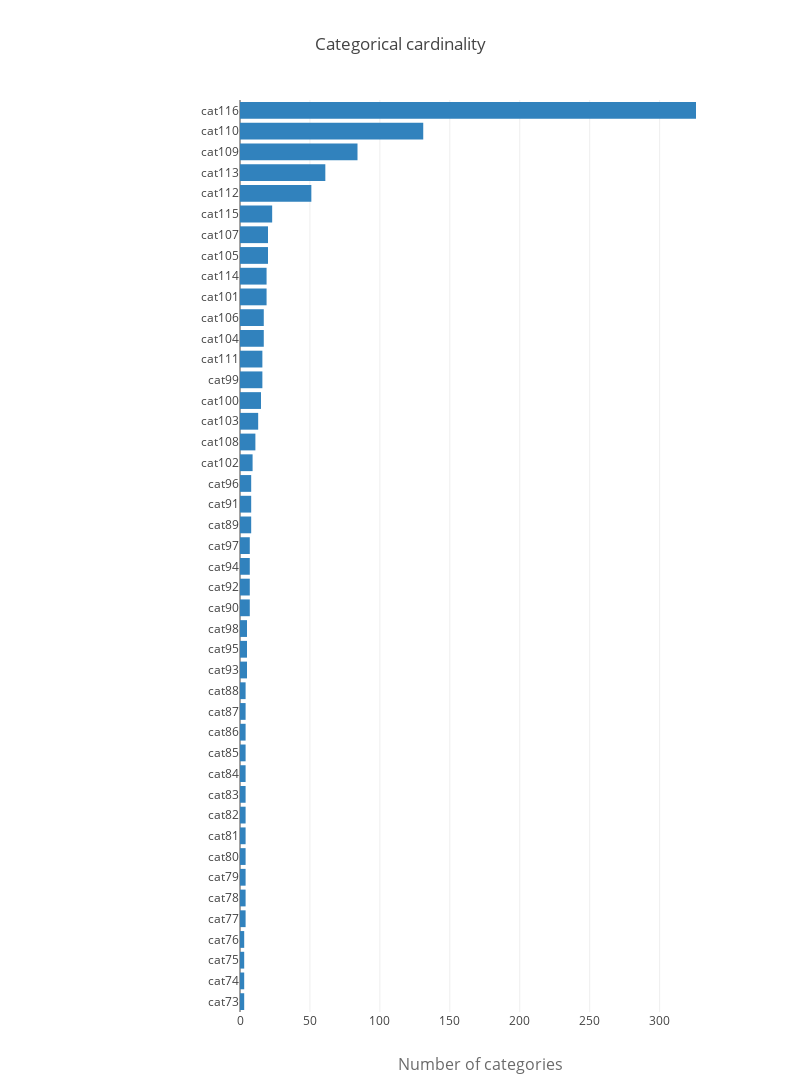

Here is the notebook cell this chart was saved with:
### Code cell
cardinality = []
for c in categorical_columns:
    if c == 'id': continue
    cardinality.append([c, train[c].nunique()])
cardinality.sort(key = lambda x:x[1], reverse=False)

trace = go.Bar(y=[x[0] for x in cardinality],
               x=[x[1] for x in cardinality],
               orientation='h', marker=dict(color='rgb(49,130,189)'), name='train')

layout = go.Layout(
    title='Categorical cardinality', height=1600, width=800,
    xaxis=dict(
        title='Number of categories',
        titlefont=dict(size=16, color='rgb(107, 107, 107)'),
        domain=[0.25, 1]
    ),
    barmode='group',
    bargap=0.1,
    bargroupgap=0.1
)

fig = go.Figure(data=[trace], layout=layout)
iplot(fig)

### Figure 1 — Plotly figure (JSON) as saved in the notebook; plotly's stock layout.template omitted (floating-point values rounded to 4 significant figures)
{"data": [{"marker": {"color": "rgb(49,130,189)"}, "name": "train", "orientation": "h", "type": "bar", "x": [3, 3, 3, 3, 4, 4, 4, 4, 4, 4, 4, 4, 4, 4, 4, 4, 5, 5, 5, 7, 7, 7, 7, 8, 8, 8, 9, 11, 13, 15, 16, 16, 17, 17, 19, 19, 20, 20, 23, 51, 61, 84, 131, 326], "y": ["cat73", "cat74", "cat75", "cat76", "cat77", "cat78", "cat79", "cat80", "cat81", "cat82", "cat83", "cat84", "cat85", "cat86", "cat87", "cat88", "cat93", "cat95", "cat98", "cat90", "cat92", "cat94", "cat97", "cat89", "cat91", "cat96", "cat102", "cat108", "cat103", "cat100", "cat99", "cat111", "cat104", "cat106", "cat101", "cat114", "cat105", "cat107", "cat115", "cat112", "cat113", "cat109", "cat110", "cat116"]}], "layout": {"bargap": 0.1, "bargroupgap": 0.1, "barmode": "group", "height": 1600, "title": "Categorical cardinality", "width": 800, "xaxis": {"domain": [0.25, 1], "title": "Number of categories", "titlefont": {"color": "rgb(107, 107, 107)", "size": 16}}}}
